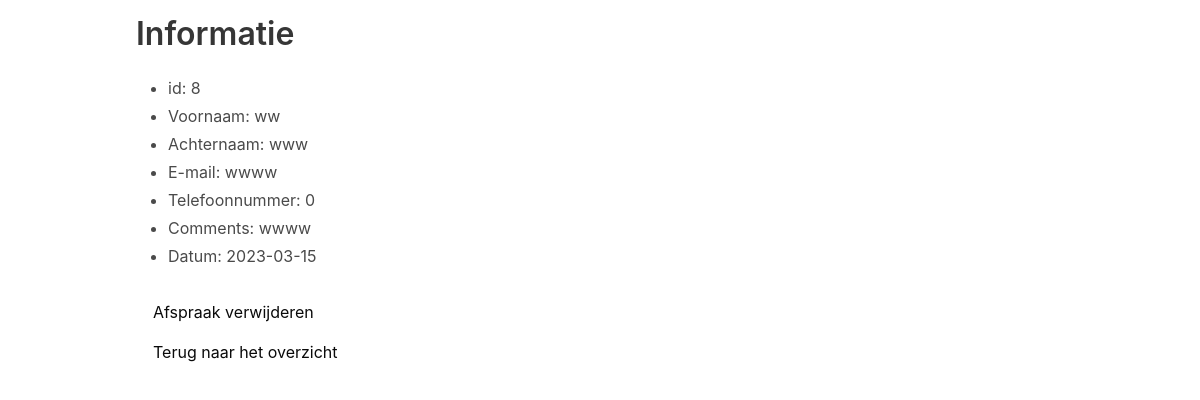
The app's page /detail.php?index=8 with its own data.
### tables this page shows
CREATE TABLE `reservation` (
  `id` int(10) UNSIGNED NOT NULL,
  `firstName` varchar(50) NOT NULL,
  `lastName` varchar(50) NOT NULL,
  `email` varchar(80) NOT NULL,
  `phoneNumber` int(20) NOT NULL,
  `comments` varchar(1000) NOT NULL,
  `date` date NOT NULL
);

### detail.php (the view, shortened to what this page needs)
<?php
require_once './includes/database.php';
$userId = $_GET['index'];
$query = "SELECT * FROM reservation WHERE id = " . $userId;
$result = mysqli_query($db, $query);
$user = mysqli_fetch_assoc($result);
?>
<!doctype html>
<html lang="en">
<head>
    <link rel="stylesheet" href="https://cdn.jsdelivr.net/npm/bulma@0.9.4/css/bulma.min.css">
</head>
<body>
<div class="container px-4">
    <h1 class="title mt-4">Informatie</h1>
    <section class="content">
        <ul>
            <li>id: <?= htmlentities ($user ['id']) ?></li>
            <li>Voornaam: <?= htmlentities ($user['firstName']) ?></li>
            <li>Achternaam: <?= htmlentities ($user['lastName']) ?></li>
            <li>E-mail: <?= htmlentities ($user['email']) ?></li>
            <li>Telefoonnummer: <?= htmlentities ($user['phoneNumber']) ?></li>
            <li>Comments: <?= htmlentities ($user['comments']) ?></li>
            <li>Datum: <?= htmlentities ($user['date']) ?></li>
        </ul>
    </section>
    <div class="container">
        <form action="" method="post" class="delete">
            <div class="container">
            <input class="button is-white" name="deleteButton" id="deleteButton" type="submit" value="Afspraak verwijderen">
            <a class="button is-white" href="overzicht.php">Terug naar het overzicht</a>
            </div>
        </form>
    </div>
</body>
</html>

### records on screen
reservation: id "8", firstName "ww", lastName "www", email "wwww", phoneNumber "0", comments "wwww", date "2023-03-15"
